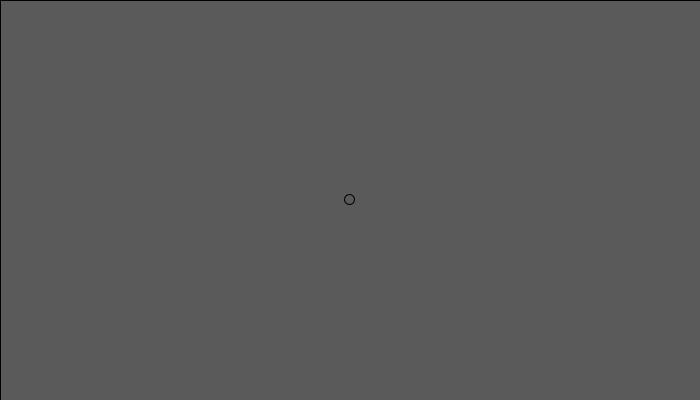
Frame 1 (no input)
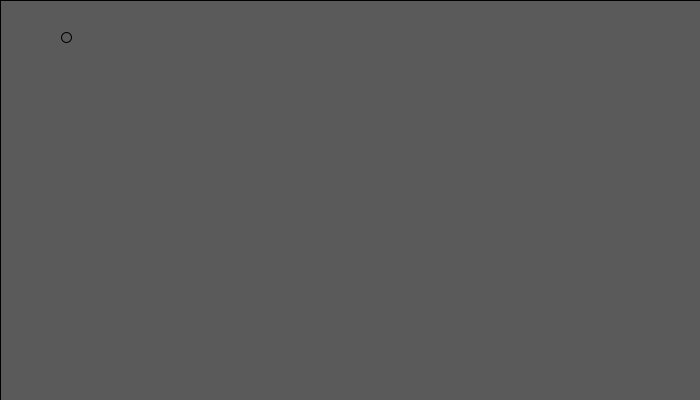
Frame 60 (the mouse pressed at the canvas centre just before this capture)
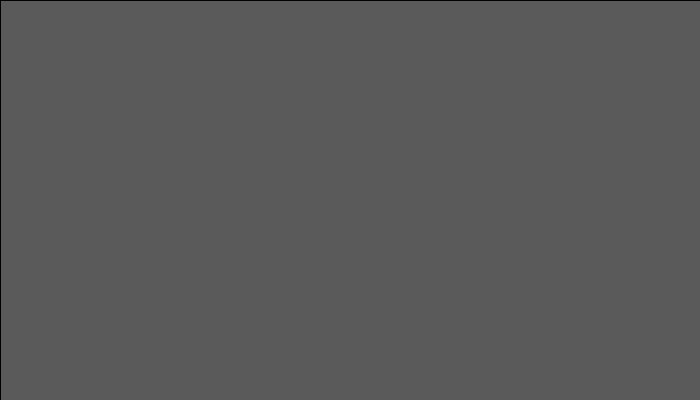
Frame 120 (the mouse held since frame 60 and released just before this capture)

The Processing sketch that drew these frames (run headless with seeded random() and noise(); from frame 60 on, the mouse is pressed at the canvas centre):

// Processing sketch: processing_36359
// ── processing_36359.pde

Ball ball;

void setup(){
  size(700,400);
  smooth();
  background(90);
  
 
  ball = new Ball();
}
  
  void draw(){
    fill(90);
    rect(0,0,width,height); 
    
    ball.update();
    ball.display();
  }
  
  class Ball {
  
 //specify what classes
 
 PVector location;
 PVector velocity;
 PVector acceleration;
 float topspeed;
 
 // apply vectors to Ball
 
 Ball(){
   location = new PVector(width/2,height/2);
   velocity = new PVector(0,0);
   acceleration = new PVector(-0.002,0.03);
   topspeed = 6;
 }
 
 void update(){
   //direction of ball
   PVector mouse = new PVector(mouseX,mouseY);
   PVector dir = PVector.sub(mouse,location);
   
   dir.normalize();

 if(mousePressed){
      dir.mult(-.5);
    }
   
    else{
      dir.mult(.5);
    }
    
   acceleration = dir;
  
   
   velocity.add(acceleration);
   velocity.limit(topspeed);
   location.add(velocity);
 }
  
  
  void display(){
    fill(90,random(20));
    ellipse(location.x,location.y,10,10);
 
  }

}
